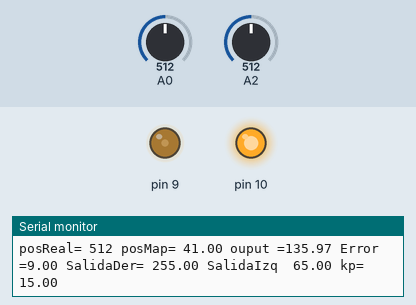
A sketch run on a simulated Arduino Uno, built with avr-gcc and run on an emulated ATmega328P. On the bench: output pins drawn as LEDs (lit = HIGH), the last lines printed to the serial monitor. The test bench sets the inputs (shaded band); at power-on: A2 = 512, A0 = 512.

Above: at 1.2 s.
1.3 s: A2 set to 457
4.3 s: A2 set to 430
7.3 s: A0 set to 514
At 7.7 s:
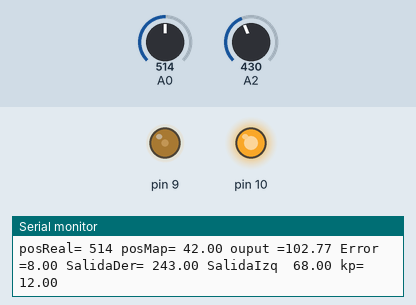
10.3 s: A0 set to 716
At 10.8 s:
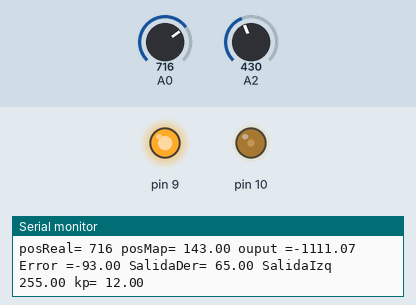
11.8 s: A2 set to 37
At 12.7 s:
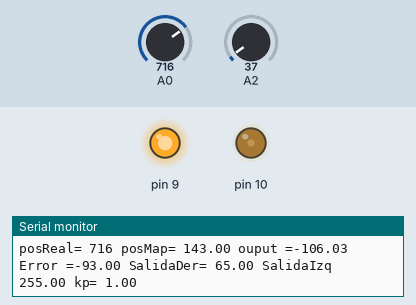
14.8 s: A2 set to 32
At 14.98 s:
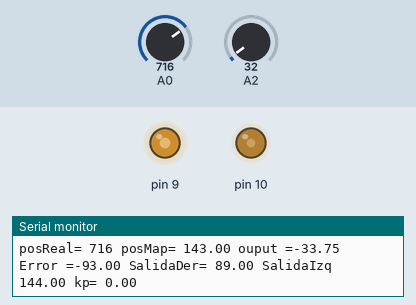
Timing chart, 0 to 18.8 s (numbered marks = the images above; inputs shaded):
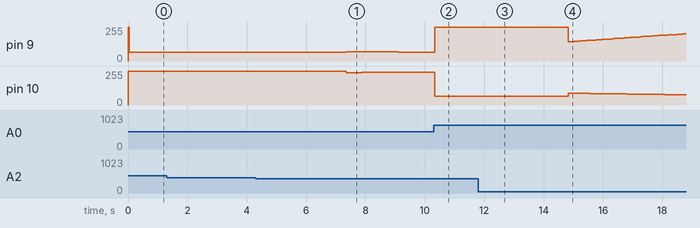

Measured:
- the behaviour switches between 35 and 34 on A2 (found by bisection; images 3 and 4)
- after the input at 7.3 s, pin 9: 65/255 → 68/255 after 0.06 s, → 67/255 1.8 s later; pin 10: 255/255 → 243/255 after 0.06 s, → 244/255 0.51 s later, → 246/255 1.2 s later
- after the input at 10.3 s, pin 9: 67/255 → 255/255 at once
- after the input at 11.8 s, pin 9: 255/255 → 253/255 after 0.06 s, → 255/255 0.11 s later; pin 10: 65/255 → 66/255 after 0.06 s, → 65/255 0.11 s later
- after the input at 14.8 s, pin 9: 255/255 → 144/255 at once, → 146/255 0.11 s later, → 147/255 0.11 s later, → 149/255 0.11 s later, … (37 changes in this stretch); pin 10: 65/255 → 89/255 at once, → 88/255 0.21 s later, → 87/255 0.32 s later, → 86/255 0.21 s later, … (13 changes in this stretch)

The sketch:

sketch_dec05a_listo.ino
```cpp
double kp=1.2, ki=.0001, kd=01 ;


unsigned long currentTime,previousTime;
double elapsedTime;
double error;
double lastError;
double input, output, Setpoint=50;
double cumError, rateError;
double SalidaDer, SalidaIzq;

void setup() {        //SEPUP SEPUP SEPUP SEPUP SEPUP SEPUP SEPUP SEPUP SEPUP SEPUP SEPUP SEPUP SEPUP SEPUP SEPUP SEPUP
  Serial.begin(9600);
  pinMode(9,OUTPUT);
  pinMode(10,OUTPUT);
}

void loop() {   // LOOP LOOP LOOP LOOP LOOP LOOP LOOP LOOP LOOP LOOP LOOP LOOP LOOP LOOP LOOP LOOP LOOP LOOP LOOP LOOP
   kp=map(analogRead(A2),0,1024,0,30);


       double  input=map(analogRead(A0),430,630,0,100);
   double  output=computePID(input);

  if(output>=0){ //ERROR POSITIVO+ ERROR POSITIVO+ ERROR POSITIVO+ ERROR POSITIVO+ ERROR POSITIVO+ ERROR POSITIVO+ ERROR POSITIVO+ ERROR POSITIVO+ ERROR POSITIVO+

     double SalidaDer=map(abs(output),0,110,90,255);
         if(SalidaDer>=256){
               SalidaDer=255;
               analogWrite(10, SalidaDer);
          }

           analogWrite(10, SalidaDer); //Salida motor derecho

    double SalidaIzq=map(SalidaDer,90,255,100,65);  // Freno
            analogWrite(9, SalidaIzq);

    Serial.print("posReal= ");
    Serial.print(analogRead(A0));
    Serial.print(" posMap= ");
    Serial.print(input);
    Serial.print(" ouput =");
    Serial.print(output);
    Serial.print(" Error =");
    Serial.print(error);
    Serial.print(" SalidaDer= ");
    Serial.print( SalidaDer);
    Serial.print(" SalidaIzq  ");
    Serial.print( SalidaIzq);
    Serial.print(" kp= ");
    Serial.println( kp);

  }

    if(output<0){ //ERROR NEGATIVO- ERROR NEGATIVO- ERROR NEGATIVO- ERROR NEGATIVO- ERROR NEGATIVO- ERROR NEGATIVO- ERROR NEGATIVO- ERROR NEGATIVO- ERROR NEGATIVO-

      double SalidaIzq=map(abs(output),0,100,90,255);
             analogWrite(9, SalidaIzq);

           if(SalidaIzq>=256){
             SalidaIzq=255;
             analogWrite(9, SalidaIzq);
              }

     double SalidaDer=map(SalidaIzq,90,255,100,65);//FRENO
     analogWrite(10,SalidaDer);

    Serial.print("posReal= ");
    Serial.print(analogRead(A0));
    Serial.print(" posMap= ");
    Serial.print(input);
    Serial.print(" ouput =");
    Serial.print(output);
    Serial.print(" Error =");
    Serial.print(error);
    Serial.print(" SalidaDer= ");
    Serial.print( SalidaDer);
    Serial.print(" SalidaIzq  ");
    Serial.print( SalidaIzq);
    Serial.print(" kp= ");
    Serial.println( kp);

   }
}

double computePID(double input){         //Funcion PID Funcion PID Funcion PID Funcion PID Funcion PID Funcion PID Funcion PID Funcion PID Funcion PID Funcion PID

        currentTime = millis(); //Tiempo trancurrido
        elapsedTime = (double)(currentTime - previousTime); //Tiempo transcurrido desde la ultima iteracion
        error = Setpoint - input; // determine error
        cumError +=error*elapsedTime; // Calculo integrativo
        rateError = (error -lastError)/elapsedTime;
        double output = kp*error+ki*cumError +kd*rateError; ;
        lastError = error; //remember current error
        previousTime = currentTime; //remember current time return out; //have function return the PID output
        return(output);
}
```
